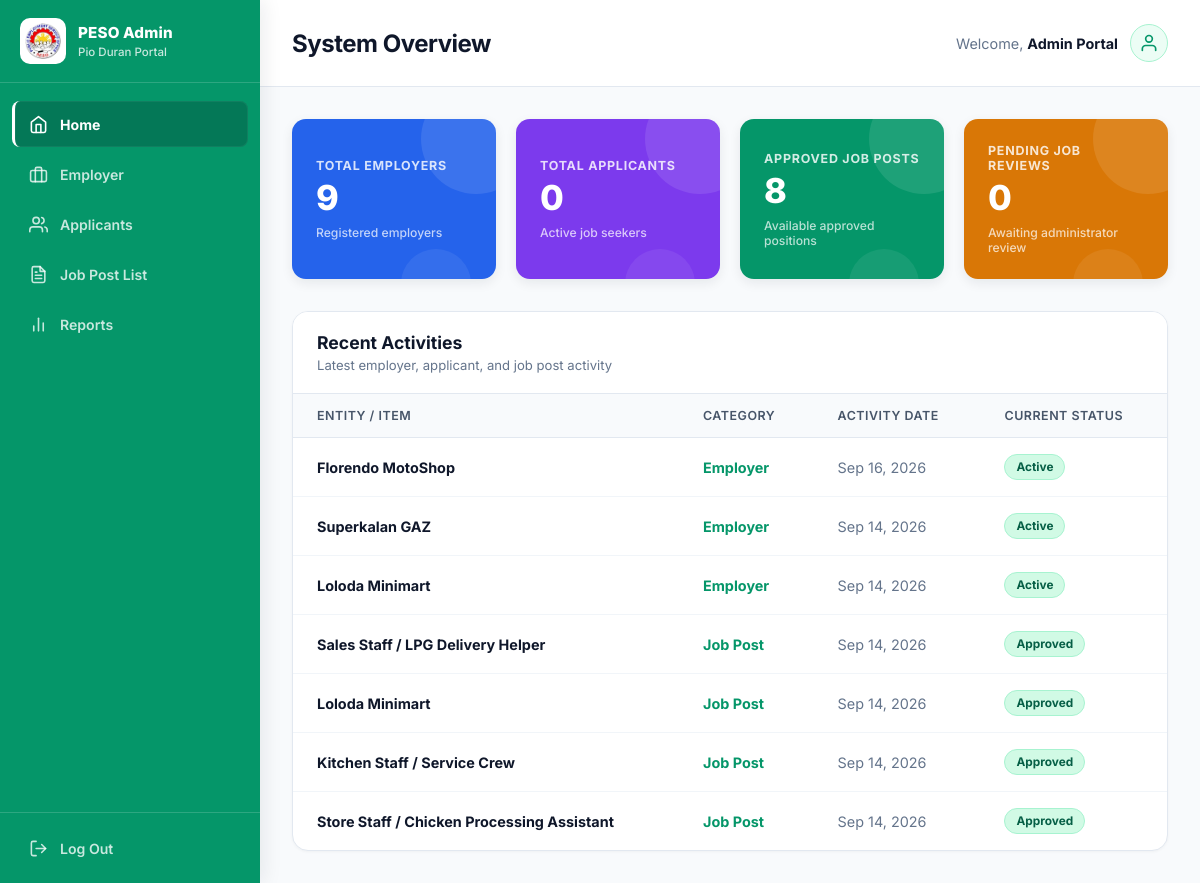
/peso/dashboard/ (signed in), run on an earlier commit of the app's database.
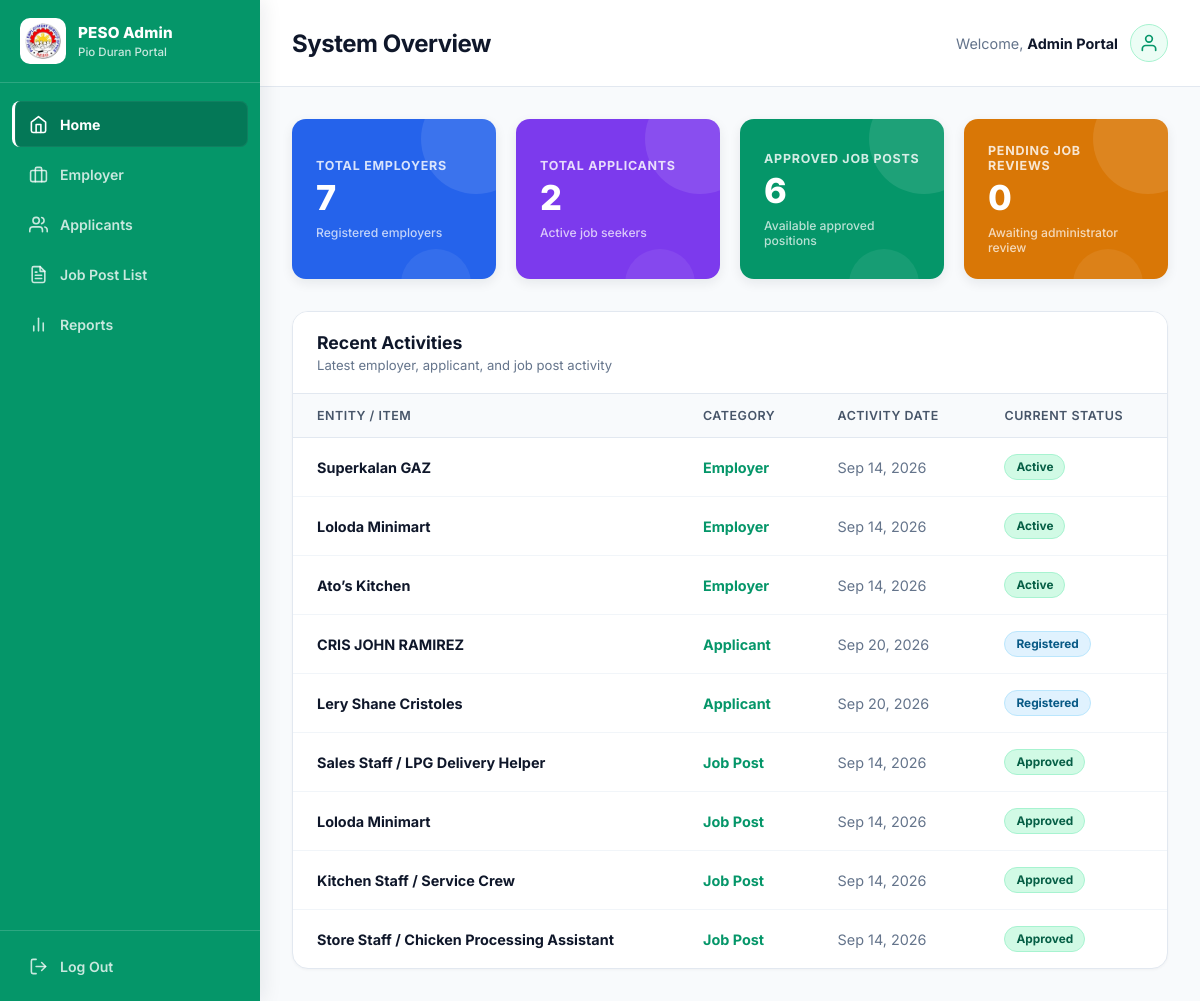
And on a later commit of the database.
### employer/models.py (models this page shows, shortened)
class Employer(models.Model):
    employer = models.OneToOneField(User, on_delete=models.CASCADE)
    company_name = models.CharField(max_length=255)
    business_permit_no = models.CharField(max_length=255, unique=True)
    contact_no = models.CharField(max_length=11, unique=True)
    description = models.TextField()
    company_logo = models.ImageField(upload_to="company_logo")
    created_at = models.DateTimeField(auto_now_add=True)
    is_active = models.BooleanField(default=True)

class JobPost(models.Model):
    STATUS_CHOICES = (
        ("pending", "Pending Review"),
        ("approved", "Approved"),
        ("rejected", "Rejected"),
    )
    JOB_TYPE = (
        ("full_time", "Full Time"),
        ("part_time", "Part Time"),
        ("contract", "Contract"),
        ("internship", "Internship"),
        ("temporary", "Temporary"),
    )
    employer = models.ForeignKey(
        Employer,
        on_delete=models.CASCADE,
        related_name="jobs"
    )
    title = models.CharField(max_length=255)
    description = models.TextField()
    qualifications = models.TextField()
    responsibilities = models.TextField(blank=True)
    salary = models.DecimalField(
        max_digits=10,
        decimal_places=2,
        null=True,
        blank=True
    )
    location = models.CharField(max_length=255)
    job_type = models.CharField(
        max_length=20,
        choices=JOB_TYPE,
        default="full_time"
    )
    vacancies = models.PositiveIntegerField(default=1)
    deadline = models.DateField()
    status = models.CharField(
        max_length=20,
        choices=STATUS_CHOICES,
        default="pending"
    )
    admin_remarks = models.TextField(blank=True)
    created_at = models.DateTimeField(auto_now_add=True)
    updated_at = models.DateTimeField(auto_now=True)
    approved_at = models.DateTimeField(
        null=True,
        blank=True
    )

### applicant/models.py (models this page shows, shortened)
class Applicant(models.Model):
    user = models.OneToOneField(
        User,
        on_delete=models.CASCADE,
        related_name="applicant_profile"
    )
    first_name = models.CharField(max_length=266)
    last_name = models.CharField(max_length=266)
    middle_name = models.CharField(max_length=266)
    email = models.EmailField(unique=True)
    phone_number = models.CharField(max_length=11)
    skills = models.TextField(
        blank=True,
        null=True,
        help_text="Enter skills separated by commas. Example: Python, Django, React, SQL"
    )
    resume = models.FileField(upload_to="resume/")
    cover_letter = models.FileField(upload_to="cover/")

### user/models.py (models this page shows)
class User(AbstractUser):
    ROLE_CHOICES = (
        ("admin", "Admin"),
        ("employer", "Employer"),
        ("applicant", "Applicant"),
    )
    role = models.CharField(max_length=20, choices=ROLE_CHOICES, default="applicant")

### core/views.py (the view)
# urls.py: path('dashboard/', views.peso_dashboard, name='peso-dashboard'),
@login_required(login_url="login_user")
def peso_dashboard(request):
    context = {
        "total_employers": Employer.objects.count(),
        "active_applicants": Applicant.objects.count(),
        "open_jobs": JobPost.objects.filter(status="approved").count(),
        "pending_reviews": JobPost.objects.filter(status="pending").count(),
        "recent_employers": Employer.objects.order_by("-created_at")[:3],
        "recent_applicants": Applicant.objects.order_by("-user__date_joined")[:3],
        "recent_jobs": JobPost.objects.select_related("employer").order_by("-created_at")[:4],
    }
    return render(request, "pages/dashboard.html", context)

### core/templates/pages/dashboard.html (shortened to what the changed rows need)
{% extends 'base.html' %}
{% load static %}
{% block content %}
<header class="content-header">
    <div class="page-title">
        <h2>System Overview</h2>
    </div>
</header>
<div class="dashboard-workspace">
    <div class="stats-grid">
        <div class="stat-card employers">
            <div class="stat-label">
                Total Employers
            </div>
            <div class="stat-value">
                {{ total_employers }}
            </div>
            <div class="stat-description">
                Registered employers
            </div>
        </div>
        <div class="stat-card applicants">
            <div class="stat-label">
                Total Applicants
            </div>
            <div class="stat-value">
                {{ active_applicants }}
            </div>
            <div class="stat-description">
                Active job seekers
            </div>
        </div>
        <div class="stat-card jobs">
            <div class="stat-label">
                Approved Job Posts
            </div>
            <div class="stat-value">
                {{ open_jobs }}
            </div>
            <div class="stat-description">
                Available approved positions
            </div>
        </div>
    </div>
    <div class="data-card">
        <div class="table-responsive">
            <table>
                <thead>
                    <tr>
                        <th>
                            Entity / Item
                        </th>
                        <th>
                            Category
                        </th>
                        <th>
                            Activity Date
                        </th>
                        <th>
                            Current Status
                        </th>
                    </tr>
                </thead>
                <tbody>
                    {% for employer in recent_employers %}
                    <tr>
                        <td>
                            <strong>
                                {{ employer.company_name }}
                            </strong>
                        </td>
                        <td class="category-tag">
                            Employer
                        </td>
                        <td style="color: #64748b;">
                            {{ employer.created_at|date:"M d, Y" }}
                        </td>
                        <td>
                            {% if employer.is_active %}
                                <span class="badge-status active">
                                    Active
                                </span>
                            {% else %}
                                <span class="badge-status suspended">
                                    Suspended
                                </span>
                            {% endif %}
                        </td>
                    </tr>
                    {% endfor %}
                    {% for applicant in recent_applicants %}
                    <tr>
                        <td>
                            <strong>
                                {{ applicant.first_name }}
                                {{ applicant.last_name }}
                            </strong>
                        </td>
                        <td class="category-tag">
                            Applicant
                        </td>
                        <td style="color: #64748b;">
                            {{ applicant.user.date_joined|date:"M d, Y" }}
                        </td>
                        <td>
                            <span class="badge-status registered">
                                Registered
                            </span>
                        </td>
                    </tr>
                    {% endfor %}
                    {% for job in recent_jobs %}
                    <tr>
                        <td>
                            <strong>
                                {{ job.title }}
                            </strong>
                        </td>
                        <td class="category-tag">
                            Job Post
                        </td>
                        <td style="color: #64748b;">
                            {{ job.created_at|date:"M d, Y" }}
                        </td>
                        <td>
                            {% if job.status == "approved" or job.status == "Approved" %}
                                <span class="badge-status approved">
                                    Approved
                                </span>
                            {% elif job.status == "pending" or job.status == "Pending" %}
                                <span class="badge-status pending">
                                    Pending
                                </span>
                            {% else %}
                                <span class="badge-status suspended">
                                    {{ job.status }}
                                </span>
                            {% endif %}
                        </td>
                    </tr>
                    {% endfor %}
                </tbody>
            </table>
        </div>
    </div>
</div>
{% endblock %}

What changed in the data, as far as the page shows it:
removed Employer: company_name "Florendo MotoShop", created_at "Sep 16, 2026", is_active "Active"
now on this page (row unchanged): Employer: company_name "Ato’s Kitchen", created_at "Sep 14, 2026", is_active "Active"
added Applicant: first_name "CRIS JOHN", last_name "RAMIREZ", user.date_joined "Sep 20, 2026"
added Applicant: first_name "Lery Shane", last_name "Cristoles", user.date_joined "Sep 20, 2026"
Also different on the page:
{{ total_employers }}: "9" → "7"
{{ active_applicants }}: "0" → "2"
{{ open_jobs }}: "8" → "6"
